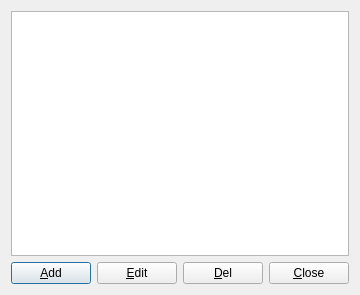
<?xml version="1.0" encoding="UTF-8"?>
<ui version="4.0">
 <class>Dialog</class>
 <widget class="QDialog" name="Dialog">
  <property name="geometry">
   <rect>
    <x>0</x>
    <y>0</y>
    <width>283</width>
    <height>295</height>
   </rect>
  </property>
  <property name="windowTitle">
   <string>Dialog</string>
  </property>
  <layout class="QGridLayout" name="gridLayout">
   <item row="0" column="0" colspan="4">
    <widget class="QTableView" name="tableView"/>
   </item>
   <item row="1" column="0">
    <widget class="QPushButton" name="pbAdd">
     <property name="text">
      <string>&amp;Add</string>
     </property>
     <property name="icon">
      <iconset resource="../qrdc.qrc">
       <normaloff>:/icons/icons/add.gif</normaloff>:/icons/icons/add.gif</iconset>
     </property>
    </widget>
   </item>
   <item row="1" column="1">
    <widget class="QPushButton" name="pushButton_2">
     <property name="text">
      <string>&amp;Edit</string>
     </property>
     <property name="icon">
      <iconset resource="../qrdc.qrc">
       <normaloff>:/icons/icons/edit.gif</normaloff>:/icons/icons/edit.gif</iconset>
     </property>
    </widget>
   </item>
   <item row="1" column="2">
    <widget class="QPushButton" name="pushButton_3">
     <property name="text">
      <string>&amp;Del</string>
     </property>
     <property name="icon">
      <iconset resource="../qrdc.qrc">
       <normaloff>:/icons/icons/minus.gif</normaloff>:/icons/icons/minus.gif</iconset>
     </property>
    </widget>
   </item>
   <item row="1" column="3">
    <widget class="QPushButton" name="pbClose">
     <property name="text">
      <string>&amp;Close</string>
     </property>
     <property name="icon">
      <iconset resource="../qrdc.qrc">
       <normaloff>:/icons/icons/stop.gif</normaloff>:/icons/icons/stop.gif</iconset>
     </property>
    </widget>
   </item>
  </layout>
 </widget>
 <resources>
  <include location="../qrdc.qrc"/>
 </resources>
 <connections/>
</ui>
